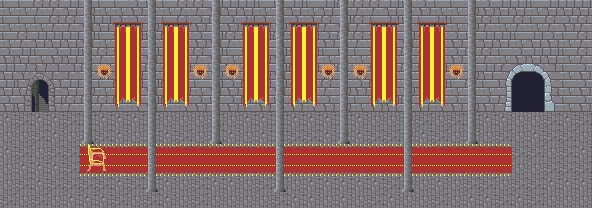

Below is a game level as drawn by its tile map, then a one-line description and the .tmx that defines it (tile-layer data replaced by summaries):
An orthogonal 37x13 tile map with 16x16 px tiles, 5 tile layers (BG3, BG2, BG1, BG0, ...), 1 hidden layer not drawn, 5 tilesets and 36 objects (17x entity, 6x hero, 3x spawn, 2x exit).

<map version="1.0" orientation="orthogonal" renderorder="right-down" width="37" height="13" tilewidth="16" tileheight="16" nextobjectid="100">
 <tileset firstgid="1" name="Mat" tilewidth="16" tileheight="16" tilecount="256" columns="16">
  <image source="../img/tiles.png" width="256" height="256" />
  <terraintypes>
   <terrain name="Wand" tile="0" />
   <terrain name="Boden" tile="64" />
   <terrain name="Säule" tile="17" />
   <terrain name="Holzwand" tile="96" />
   <terrain name="Holzboden" tile="112" />
   <terrain name="Gras" tile="128" />
   <terrain name="Säule Ohne" tile="21" />
  </terraintypes>
  <tile id="0" terrain="0,0,0,0">
   <properties>
    <property name="onnointeract_0" value="" />
   </properties>
  </tile>
  <tile id="1" terrain="0,0,0,0" />
  <tile id="2" terrain="0,0,0,0" />
  <tile id="3" terrain="0,0,0,0" />
  <tile id="6">
   <animation>
    <frame tileid="6" duration="1000" />
    <frame tileid="7" duration="1000" />
   </animation>
  </tile>
  <tile id="17" terrain="2,2,2,2" />
  <tile id="21" terrain="6,6,6,6" />
  <tile id="22" terrain="6,6,6,6" />
  <tile id="32" terrain="2,2,2,2" />
  <tile id="38">
   <animation>
    <frame tileid="37" duration="1000" />
    <frame tileid="38" duration="100" />
    <frame tileid="39" duration="100" />
    <frame tileid="40" duration="2000" />
    <frame tileid="39" duration="100" />
    <frame tileid="38" duration="100" />
   </animation>
  </tile>
  <tile id="48">
   <animation>
    <frame tileid="48" duration="10000" />
    <frame tileid="49" duration="50" />
   </animation>
  </tile>
  <tile id="49">
   <animation>
    <frame tileid="48" duration="50" />
    <frame tileid="49" duration="2000" />
   </animation>
  </tile>
  <tile id="54">
   <animation>
    <frame tileid="53" duration="1000" />
    <frame tileid="54" duration="100" />
    <frame tileid="55" duration="100" />
    <frame tileid="56" duration="2000" />
    <frame tileid="55" duration="100" />
    <frame tileid="54" duration="100" />
   </animation>
  </tile>
  <tile id="64" terrain="1,1,1,1" />
  <tile id="65" terrain="1,1,1,1" />
  <tile id="66" terrain="1,1,1,1" />
  <tile id="85">
   <animation>
    <frame tileid="85" duration="2000" />
    <frame tileid="101" duration="300" />
    <frame tileid="85" duration="2000" />
    <frame tileid="117" duration="300" />
   </animation>
  </tile>
  <tile id="88">
   <animation>
    <frame tileid="88" duration="2000" />
    <frame tileid="104" duration="200" />
    <frame tileid="120" duration="200" />
   </animation>
  </tile>
  <tile id="96" terrain="3,3,3,3" />
  <tile id="97" terrain="3,3,3,3" />
  <tile id="98" terrain="3,3,3,3" />
  <tile id="112" terrain="4,4,4,4" />
  <tile id="113" terrain="4,4,4,4" />
  <tile id="114" terrain="4,4,4,4" />
  <tile id="128" terrain="5,5,5,5" />
  <tile id="129" terrain="5,5,5,5" />
  <tile id="130" terrain="5,5,5,5" />
  <tile id="148">
   <animation>
    <frame tileid="148" duration="2000" />
    <frame tileid="164" duration="1000" />
   </animation>
  </tile>
  <tile id="149">
   <animation>
    <frame tileid="149" duration="300" />
    <frame tileid="165" duration="300" />
    <frame tileid="181" duration="300" />
   </animation>
  </tile>
  <tile id="150">
   <animation>
    <frame tileid="150" duration="700" />
    <frame tileid="166" duration="200" />
    <frame tileid="150" duration="700" />
    <frame tileid="182" duration="200" />
   </animation>
  </tile>
  <tile id="214">
   <animation>
    <frame tileid="212" duration="1000" />
    <frame tileid="214" duration="100" />
    <frame tileid="216" duration="100" />
    <frame tileid="218" duration="2000" />
    <frame tileid="216" duration="100" />
    <frame tileid="214" duration="100" />
   </animation>
  </tile>
  <tile id="215">
   <animation>
    <frame tileid="213" duration="1000" />
    <frame tileid="215" duration="100" />
    <frame tileid="217" duration="100" />
    <frame tileid="219" duration="2000" />
    <frame tileid="217" duration="100" />
    <frame tileid="215" duration="100" />
   </animation>
  </tile>
  <tile id="230">
   <animation>
    <frame tileid="228" duration="1000" />
    <frame tileid="230" duration="100" />
    <frame tileid="232" duration="100" />
    <frame tileid="234" duration="2000" />
    <frame tileid="232" duration="100" />
    <frame tileid="230" duration="100" />
   </animation>
  </tile>
  <tile id="231">
   <animation>
    <frame tileid="229" duration="1000" />
    <frame tileid="231" duration="100" />
    <frame tileid="233" duration="100" />
    <frame tileid="235" duration="2000" />
    <frame tileid="233" duration="100" />
    <frame tileid="231" duration="100" />
   </animation>
  </tile>
  <tile id="246">
   <animation>
    <frame tileid="244" duration="1000" />
    <frame tileid="246" duration="100" />
    <frame tileid="248" duration="100" />
    <frame tileid="250" duration="2000" />
    <frame tileid="248" duration="100" />
    <frame tileid="246" duration="100" />
   </animation>
  </tile>
  <tile id="247">
   <animation>
    <frame tileid="245" duration="1000" />
    <frame tileid="247" duration="100" />
    <frame tileid="249" duration="100" />
    <frame tileid="251" duration="2000" />
    <frame tileid="249" duration="100" />
    <frame tileid="247" duration="100" />
   </animation>
  </tile>
 </tileset>
 <tileset firstgid="257" name="Char" tilewidth="16" tileheight="32" tilecount="450" columns="30">
  <image source="../img/Spritesheet_char.PNG" width="480" height="480" />
  <tile id="0">
   <objectgroup draworder="index" />
   <animation>
    <frame tileid="0" duration="2500" />
    <frame tileid="1" duration="500" />
    <frame tileid="2" duration="500" />
    <frame tileid="3" duration="500" />
   </animation>
  </tile>
  <tile id="4">
   <animation>
    <frame tileid="7" duration="2500" />
    <frame tileid="6" duration="500" />
    <frame tileid="5" duration="500" />
    <frame tileid="4" duration="500" />
   </animation>
  </tile>
  <tile id="32">
   <animation>
    <frame tileid="32" duration="200" />
    <frame tileid="33" duration="200" />
    <frame tileid="34" duration="200" />
    <frame tileid="35" duration="200" />
    <frame tileid="36" duration="200" />
   </animation>
  </tile>
  <tile id="60">
   <animation>
    <frame tileid="60" duration="250" />
    <frame tileid="61" duration="250" />
    <frame tileid="62" duration="250" />
   </animation>
  </tile>
  <tile id="64">
   <animation>
    <frame tileid="64" duration="200" />
    <frame tileid="65" duration="200" />
    <frame tileid="66" duration="200" />
    <frame tileid="67" duration="200" />
    <frame tileid="68" duration="200" />
   </animation>
  </tile>
  <tile id="90">
   <animation>
    <frame tileid="90" duration="250" />
    <frame tileid="91" duration="250" />
    <frame tileid="92" duration="250" />
    <frame tileid="91" duration="250" />
   </animation>
  </tile>
  <tile id="96">
   <animation>
    <frame tileid="96" duration="250" />
    <frame tileid="95" duration="250" />
    <frame tileid="97" duration="250" />
    <frame tileid="95" duration="250" />
   </animation>
  </tile>
 </tileset>
 <tileset firstgid="707" name="Meta" tilewidth="16" tileheight="16" tilecount="2" columns="2">
  <image source="../img/meta.png" width="32" height="16" />
  <tile id="0">
   <properties>
    <property name="collision" type="bool" value="true" />
   </properties>
  </tile>
  <tile id="1">
   <properties>
    <property name="collision" type="bool" value="false" />
   </properties>
  </tile>
 </tileset>
 <tileset firstgid="709" name="Placeholder" tilewidth="16" tileheight="16" tilecount="64" columns="8">
  <image source="../img/placeholders.png" width="128" height="128" />
 </tileset>
 <tileset firstgid="773" name="GianniGraphics" tilewidth="16" tileheight="16" tilecount="150" columns="15">
  <image source="../img/Spritesheet_sidechar.PNG" width="240" height="160" />
  <tile id="92">
   <animation>
    <frame tileid="92" duration="2000" />
    <frame tileid="94" duration="500" />
    <frame tileid="96" duration="500" />
    <frame tileid="98" duration="500" />
    <frame tileid="100" duration="500" />
    <frame tileid="102" duration="1500" />
   </animation>
  </tile>
  <tile id="93">
   <animation>
    <frame tileid="93" duration="2000" />
    <frame tileid="95" duration="500" />
    <frame tileid="97" duration="500" />
    <frame tileid="99" duration="500" />
    <frame tileid="101" duration="500" />
    <frame tileid="103" duration="1500" />
   </animation>
  </tile>
  <tile id="98">
   <animation>
    <frame tileid="98" duration="1000" />
    <frame tileid="100" duration="1000" />
    <frame tileid="102" duration="1000" />
   </animation>
  </tile>
  <tile id="99">
   <animation>
    <frame tileid="99" duration="1000" />
    <frame tileid="101" duration="1000" />
    <frame tileid="103" duration="1000" />
   </animation>
  </tile>
  <tile id="107">
   <animation>
    <frame tileid="107" duration="2000" />
    <frame tileid="109" duration="500" />
    <frame tileid="111" duration="500" />
    <frame tileid="113" duration="500" />
    <frame tileid="115" duration="500" />
    <frame tileid="117" duration="1500" />
   </animation>
  </tile>
  <tile id="108">
   <animation>
    <frame tileid="108" duration="2000" />
    <frame tileid="110" duration="500" />
    <frame tileid="112" duration="500" />
    <frame tileid="114" duration="500" />
    <frame tileid="116" duration="500" />
    <frame tileid="118" duration="1500" />
   </animation>
  </tile>
  <tile id="113">
   <animation>
    <frame tileid="113" duration="1000" />
    <frame tileid="115" duration="1000" />
    <frame tileid="117" duration="1000" />
   </animation>
  </tile>
  <tile id="114">
   <animation>
    <frame tileid="114" duration="1000" />
    <frame tileid="116" duration="1000" />
    <frame tileid="118" duration="1000" />
   </animation>
  </tile>
 </tileset>
 <layer name="BG3" width="37" height="13">
  <data>[481 cells, 14 non-empty, 3 distinct tile ids]</data>
 </layer>
 <layer name="BG2" width="37" height="13">
  <data>[481 cells, 481 non-empty, 28 distinct tile ids]</data>
 </layer>
 <layer name="BG1" width="37" height="13">
  <data>[481 cells, 90 non-empty, 5 distinct tile ids]</data>
 </layer>
 <layer name="BG0" width="37" height="13">
  <data>[481 cells, 103 non-empty, 32 distinct tile ids]</data>
 </layer>
 <objectgroup name="Objects">
  <object id="21" gid="55" x="32" y="112" width="16" height="16">
   <properties>
    <property name="animationonly" value="exit2" />
   </properties>
  </object>
  <object id="22" gid="39" x="32" y="96" width="16" height="16">
   <properties>
    <property name="animationonly" value="exit2" />
   </properties>
  </object>
  <object id="29" gid="247" x="512" y="112" width="16" height="16">
   <properties>
    <property name="animationonly" value="exit1" />
   </properties>
  </object>
  <object id="30" gid="231" x="512" y="96" width="16" height="16">
   <properties>
    <property name="animationonly" value="exit1" />
   </properties>
  </object>
  <object id="31" gid="215" x="512" y="80" width="16" height="16">
   <properties>
    <property name="animationonly" value="exit1" />
   </properties>
  </object>
  <object id="32" gid="216" x="528" y="80" width="16" height="16">
   <properties>
    <property name="animationonly" value="exit1" />
   </properties>
  </object>
  <object id="33" gid="232" x="528" y="96" width="16" height="16">
   <properties>
    <property name="animationonly" value="exit1" />
   </properties>
  </object>
  <object id="34" gid="248" x="528" y="112" width="16" height="16">
   <properties>
    <property name="animationonly" value="exit1" />
   </properties>
  </object>
  <object id="67" name="bodyguard" type="entity" gid="779" x="96" y="128" width="16" height="16">
   <properties>
    <property name="displayname" value="King's Bodyguard" />
    <property name="examine">He's not a man of many words.
Or any at all.</property>
   </properties>
  </object>
  <object id="68" name="bodyguard" type="entity" gid="780" x="112" y="128" width="16" height="16">
   <properties>
    <property name="displayname" value="King's Bodyguard" />
    <property name="examine">He's not a man of many words.
Or any at all.</property>
   </properties>
  </object>
  <object id="69" name="bodyguard" type="entity" gid="794" x="96" y="144" width="16" height="16">
   <properties>
    <property name="displayname" value="King's Bodyguard" />
    <property name="examine">He's not a man of many words.
Or any at all.</property>
   </properties>
  </object>
  <object id="70" name="bodyguard" type="entity" gid="795" x="112" y="144" width="16" height="16">
   <properties>
    <property name="displayname" value="King's Bodyguard" />
    <property name="examine">He's not a man of many words.
Or any at all.</property>
    <property name="oninteract" type="int" value="1" />
    <property name="oninteract_0">pause
clearspeech
deactivate $this
qsay Hi
qsayxy 7 6 ...
qsay How's it going?
qsayxy 7 6 ...
qsay Well bye then I guess</property>
    <property name="onnointeract" type="int" value="1" />
    <property name="onnointeract_0" value="qsayxy 7 6 ..." />
   </properties>
  </object>
  <object id="79" name="guard1" type="entity" gid="803" x="16" y="112" width="16" height="16" />
  <object id="80" name="guard1" type="entity" gid="818" x="16" y="128" width="16" height="16">
   <properties>
    <property name="displayname" value="Guard" />
    <property name="examine" value="That guy's got a big stick." />
    <property name="oninteract" type="int" value="0" />
    <property name="onnointeract" type="int" value="1" />
    <property name="onnointeract_0" value="qsayxy 1 7 There's nothing for you to see here." />
   </properties>
  </object>
  <object id="81" name="guard2" type="entity" gid="803" x="48" y="112" width="16" height="16" />
  <object id="82" name="guard2" type="entity" gid="818" x="48" y="128" width="16" height="16">
   <properties>
    <property name="displayname" value="Guard" />
    <property name="examine" value="That guy's got a big stick." />
    <property name="oninteract" type="int" value="1" />
    <property name="oninteract_0">pause
clearspeech
deactivate $this
qsayxy 3 7 Without direct permission by the king,%Nwe can't let you through here, kid.</property>
    <property name="onnointeract" type="int" value="1" />
    <property name="onnointeract_0">clearspeech
qsayxy 3 7 There's nothing for you to see here.</property>
   </properties>
  </object>
  <object id="83" name="king" type="entity" gid="863" x="80" y="160" width="16" height="16">
   <properties>
    <property name="displayname" value="The King" />
    <property name="examine">He's in charge here.
He might let me into room 51.</property>
   </properties>
  </object>
  <object id="84" name="king" type="entity" gid="864" x="96" y="160" width="16" height="16">
   <properties>
    <property name="displayname" value="The King" />
    <property name="examine">He's in charge here.
He might let me into room 51.</property>
    <property name="oninteract" type="int" value="1" />
    <property name="oninteract_0">pause
clearspeech
deactivate $this
qsay Your Majesty.
qsayxy 6 4 Oh loyal subject, what is your inquiry?
qsay I am here on a quest%Ngiven to me by my master.%NI need to access%NRoom 51 as soon as possible.
qsayxy 6 4 Impossible! Room 51 is not to be%Nentered by lowly peasants such as you.
qsay But it is our only hope%Nto survive this siege.%NMy master said this:
qsay There is only one hope for all of us%NThis siege turned out disastrous.%NThat hope is the one room, room 51.%NIf you don't...
qsayxy 6 4 Silence! Room 51 is not to be used%Nunder any circumstances.%NWe are facing a great crisis here;%Nyour master's ridiculous%Nprophecies do not help!%NTell hin to keep his%Ninsane ramblings to himself!”
qsay He's dead.
qsayxy 6 4 I ... didn't know that. ...%NWell good riddance, I say!%NNow get out of my sight.</property>
    <property name="onnointeract" type="int" value="1" />
    <property name="onnointeract_0">clearspeech
sayxy 6 4 Didn't you hear me? Get out of here!</property>
   </properties>
  </object>
  <object id="85" name="king" type="entity" gid="878" x="80" y="176" width="16" height="16">
   <properties>
    <property name="displayname" value="The King" />
    <property name="examine">He's in charge here.
He might let me into room 51.</property>
   </properties>
  </object>
  <object id="86" name="king" type="entity" gid="879" x="96" y="176" width="16" height="16">
   <properties>
    <property name="displayname" value="The King" />
    <property name="examine">He's in charge here.
He might let me into room 51.</property>
   </properties>
  </object>
  <object id="92" name="sleepingking" type="entity" gid="865" x="80" y="160" width="16" height="16" visible="0">
   <properties>
    <property name="displayname" value="The King" />
    <property name="examine">He looks heavy asleep like that.
I'd love it if he could lend me a hand.</property>
    <property name="oninteract" type="int" value="2" />
    <property name="oninteract_0" value="take $this" />
    <property name="oninteract_1">hide sleepingking
hide sleepingking
hide sleepingking</property>
   </properties>
  </object>
  <object id="93" name="sleepingking" type="entity" gid="866" x="96" y="160" width="16" height="16" visible="0">
   <properties>
    <property name="displayname" value="The King" />
   </properties>
  </object>
  <object id="94" name="sleepingking" type="entity" gid="880" x="80" y="176" width="16" height="16" visible="0">
   <properties>
    <property name="displayname" value="The King" />
   </properties>
  </object>
  <object id="95" name="sleepingking" type="entity" gid="881" x="96" y="176" width="16" height="16" visible="0">
   <properties>
    <property name="displayname" value="The King" />
   </properties>
  </object>
  <object id="98" name="bodyguard_frog" type="entity" gid="825" x="112" y="144" width="16" height="16" visible="0">
   <properties>
    <property name="examine" value="A frog" />
   </properties>
  </object>
 </objectgroup>
 <objectgroup name="meta">
  <object id="3" name="spawn2" type="spawn" x="32" y="96" width="16" height="32">
   <properties>
    <property name="fromlevel" value="lvl_tower" />
    <property name="portalid" value="tower_palace" />
   </properties>
  </object>
  <object id="11" name="main" type="spawn" x="480" y="128" width="16" height="32">
   <properties>
    <property name="fromlevel" value="main" />
    <property name="portalid" value="main" />
   </properties>
  </object>
  </objectgroup>
 <layer name="FG0" width="37" height="13">
  <data>[481 cells, 36 non-empty, 3 distinct tile ids]</data>
 </layer>
 <layer name="collision" width="37" height="13" visible="0" opacity="0.29">
  <data>[481 cells, 481 non-empty, 2 distinct tile ids]</data>
 </layer>
</map>
<!-- 9 of 36 objects omitted -->
